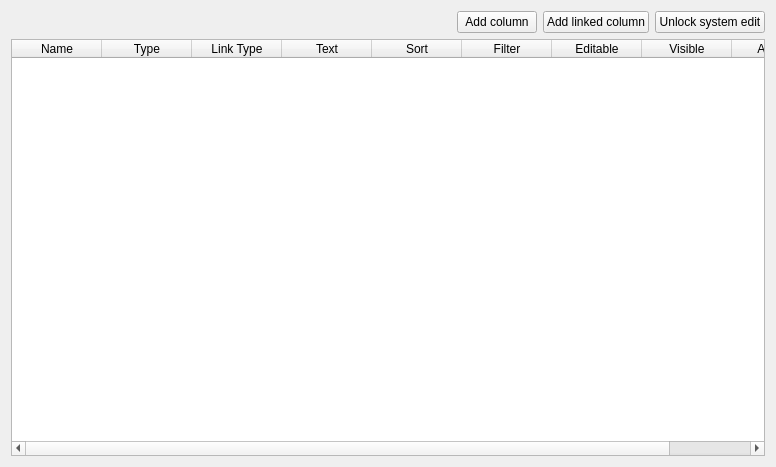
<?xml version="1.0" encoding="UTF-8"?>
<ui version="4.0">
 <class>TableColumns</class>
 <widget class="QWidget" name="TableColumns">
  <property name="geometry">
   <rect>
    <x>0</x>
    <y>0</y>
    <width>776</width>
    <height>467</height>
   </rect>
  </property>
  <property name="windowTitle">
   <string>Table Columns</string>
  </property>
  <layout class="QVBoxLayout" name="verticalLayout">
   <item>
    <layout class="QHBoxLayout" name="horizontalLayout">
     <item>
      <spacer name="horizontalSpacer">
       <property name="orientation">
        <enum>Qt::Horizontal</enum>
       </property>
       <property name="sizeHint" stdset="0">
        <size>
         <width>40</width>
         <height>20</height>
        </size>
       </property>
      </spacer>
     </item>
     <item>
      <widget class="QPushButton" name="add_button">
       <property name="text">
        <string>Add column</string>
       </property>
      </widget>
     </item>
     <item>
      <widget class="QPushButton" name="add_linked_button">
       <property name="text">
        <string>Add linked column</string>
       </property>
      </widget>
     </item>
     <item>
      <widget class="QPushButton" name="unlock_button">
       <property name="text">
        <string>Unlock system edit</string>
       </property>
      </widget>
     </item>
    </layout>
   </item>
   <item>
    <widget class="QTableWidget" name="table">
     <property name="sizeAdjustPolicy">
      <enum>QAbstractScrollArea::AdjustToContents</enum>
     </property>
     <attribute name="horizontalHeaderCascadingSectionResizes">
      <bool>true</bool>
     </attribute>
     <attribute name="horizontalHeaderDefaultSectionSize">
      <number>90</number>
     </attribute>
     <attribute name="verticalHeaderVisible">
      <bool>false</bool>
     </attribute>
     <column>
      <property name="text">
       <string>Name</string>
      </property>
     </column>
     <column>
      <property name="text">
       <string>Type</string>
      </property>
     </column>
     <column>
      <property name="text">
       <string>Link Type</string>
      </property>
     </column>
     <column>
      <property name="text">
       <string>Text</string>
      </property>
     </column>
     <column>
      <property name="text">
       <string>Sort</string>
      </property>
     </column>
     <column>
      <property name="text">
       <string>Filter</string>
      </property>
     </column>
     <column>
      <property name="text">
       <string>Editable</string>
      </property>
     </column>
     <column>
      <property name="text">
       <string>Visible</string>
      </property>
     </column>
     <column>
      <property name="text">
       <string>Actions</string>
      </property>
     </column>
    </widget>
   </item>
  </layout>
 </widget>
 <resources/>
 <connections/>
</ui>
